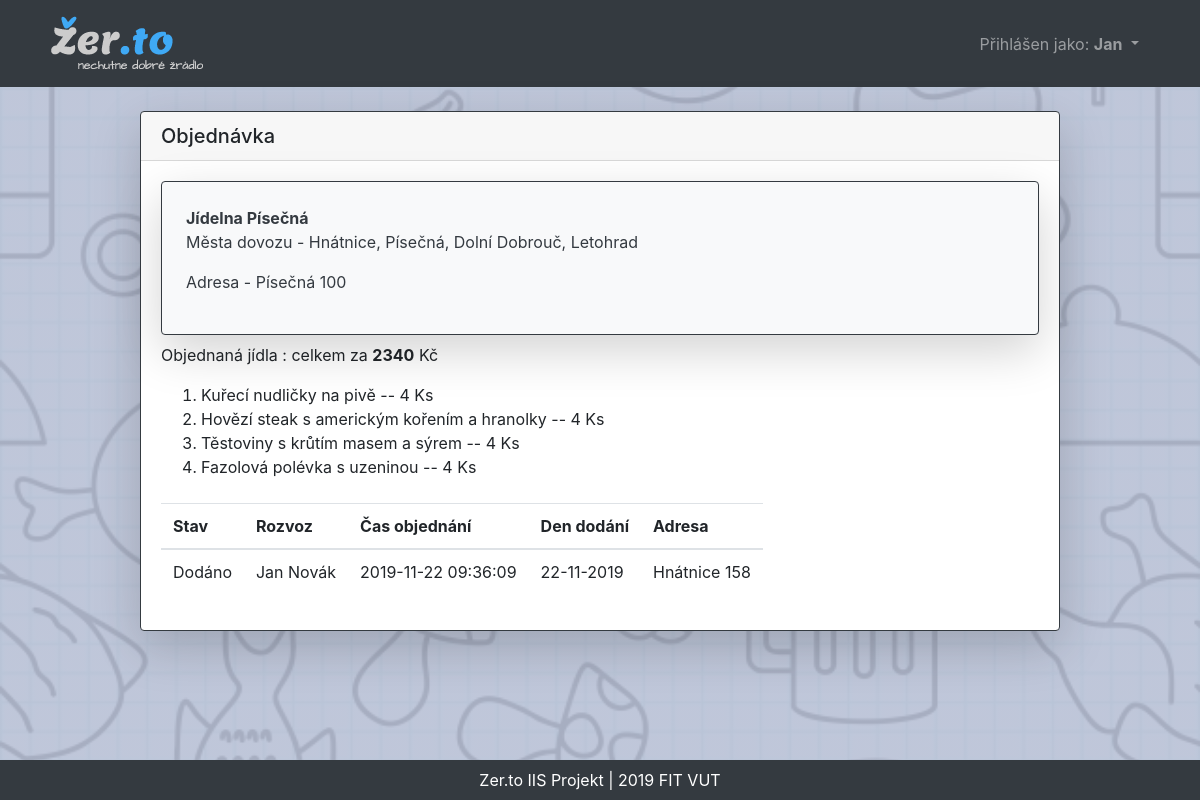
Page /IIS/jidlo/objednavka.php?obj=2 (signed in) on the committed database.
### tables this page shows
CREATE TABLE `jidelna` (
  `id` int(11) NOT NULL,
  `nazev` varchar(200) NOT NULL,
  `mesto` varchar(100) NOT NULL,
  `adresa` varchar(200) NOT NULL,
  `operator` int(11) DEFAULT NULL,
  `stav` bit(1) NOT NULL DEFAULT b'0'
);

CREATE TABLE `objednavka` (
  `id` int(11) NOT NULL,
  `user` int(11) NOT NULL,
  `stav` varchar(150) NOT NULL DEFAULT 'Čekání',
  `ridic` int(11) DEFAULT NULL,
  `cena` int(11) NOT NULL,
  `cas_objednani` timestamp NOT NULL DEFAULT '0000-00-00 00:00:00' ON UPDATE CURRENT_TIMESTAMP,
  `den_dodani` date NOT NULL,
  `mesto` varchar(100) NOT NULL,
  `adresa` varchar(200) NOT NULL,
  `jidelna` int(11) NOT NULL,
  `kod` int(11) DEFAULT NULL
);

CREATE TABLE `objednana_jidla` (
  `id` int(11) NOT NULL,
  `objednavka` int(11) NOT NULL,
  `jidlo` int(11) NOT NULL,
  `pocet` int(11) NOT NULL
);

CREATE TABLE `jidlo` (
  `id` int(11) NOT NULL,
  `nazev` varchar(200) NOT NULL,
  `popis` text NOT NULL,
  `typ` varchar(100) NOT NULL,
  `ob` varchar(200) DEFAULT NULL,
  `cena` int(11) DEFAULT NULL
);

CREATE TABLE `user` (
  `id` int(11) NOT NULL,
  `jmeno` varchar(150) DEFAULT NULL,
  `prijmeni` varchar(150) DEFAULT NULL,
  `email` varchar(200) NOT NULL,
  `password` varchar(200) DEFAULT NULL,
  `mesto` varchar(100) DEFAULT NULL,
  `adresa` varchar(200) DEFAULT NULL,
  `telefon` int(11) DEFAULT NULL,
  `prava` int(11) NOT NULL DEFAULT '5'
);

### IIS/functions.php (called while the page is built, shortened)
<?php
function dbconnect(){
	$db = new mysqli("","","","");
    $db->set_charset("UTF8");
    return $db;
}
function getMestaDovozu($id){
    $sql = "SELECT mesto FROM mesta_dovozu WHERE jidelna = $id";
    $db = dbconnect();
    $mesta_dovozu = "";
    $prvni = true;
    $load_mesta_dovozu = $db->query($sql);
    if($load_mesta_dovozu->num_rows>0){
        while($row = $load_mesta_dovozu->fetch_assoc()){
            if($prvni){
                $mesta_dovozu = $row['mesto'];
                $prvni = false;
            }else{
                $mesta_dovozu = $mesta_dovozu.", ".$row['mesto'];
            }
        }
    }
    return $mesta_dovozu == "" ? "-" : $mesta_dovozu;
}
function dateDTH(string $a){
    $rok = substr($a, 0, 4);
    $mes = substr($a, 5, 2);
    $den = substr($a, 8, 2);
    return "$den-$mes-$rok";
}
?>

### IIS/jidlo/objednavka.php (the view, shortened to what this page needs)
<?php
include '../functions.php';
    ?><script>
<!DOCTYPE html>
<html>
	<head>
        <link rel="stylesheet" href="https://stackpath.bootstrapcdn.com/bootstrap/4.4.0/css/bootstrap.min.css" />
        <link rel="stylesheet" href="../styles/styles.css" />
    </head>
	<body>
        <nav class='mb-4 navbar navbar-expand-lg navbar-dark bg-dark'>
            <div class='container'>
                <a class='navbar-brand' href='../index.php'><img src='../pic/logo/logo.png' /></a>
                    <div class='collapse navbar-collapse' id='navbarSupportedContent-4'>
                        <ul class='navbar-nav ml-auto'>
                        <?php
                            if(isset($_SESSION['jmeno'])){
                                echo "
                                <li class='nav-link dropdown'>
                                    <span class='nav-link dropdown-toggle' id='navbarDropdownMenuLink-4' data-toggle='dropdown' aria-haspopup='true' aria-expanded='false'>Přihlášen jako:
                                    <b>".$_SESSION['jmeno']."</b>
                                    </span>
                                    <div class='dropdown-menu dropdown-menu-right' aria-labelledby='navbarDropdownMenuLink-4'>
                                    ";
                            echo "</div></nav>";
            }
        ?>
    <main class="container">
        <section class="row justify-content-md-center">
            <div class="col col-md-10">
                <div class="card shadow-lg border-dark">
                <h5 class="card-header">Objednávka</h5>
                    <div class="card-body">
                <?php
                    if(isset($_GET['obj'])){
                        if(filter_input(INPUT_GET, "obj", FILTER_VALIDATE_INT))
                            $obj = filter_input(INPUT_GET, "obj", FILTER_SANITIZE_NUMBER_INT);
                        else
                            echo "<p class='alert alert-danger border-danger text-center my-2'>Špatné číslo objednávky!</p>";
                    }else if(isset($_GET['kod'])){
                        if(filter_input(INPUT_GET, "kod", FILTER_VALIDATE_INT))
                            $kod = filter_input(INPUT_GET, "kod", FILTER_SANITIZE_NUMBER_INT);
                        else
                            echo "<p class='alert alert-danger border-danger text-center my-2'>Špatný kód objednávky!</p>";
                    }
                        ?><script>
                        </script><?php
                    if(isset($obj)){
                        $db = dbconnect();
                        $userId = $_SESSION['id'];
                        $sql_kontrola = "SELECT id FROM objednavka WHERE id = $obj AND user = $userId";
                        $kontrola = $db->query($sql_kontrola);
                        if($kontrola->num_rows>0 || $_SESSION['prava'] <= 3){
                            loadObj($obj, 0);
                        }else{
                            echo "<p class='alert alert-danger border-danger text-center my-2'>Nemáte právo zobrazovat tuto objednávku!</p>";
                        }
                    }else if(isset($kod)){
                        loadObj(0, $kod);
                    }
                    function loadObj($obj, $kod){
                        $db = dbconnect();
                        if($kod == 0)
                            $sql_obj = "SELECT id, user, stav, ridic, cena, cas_objednani, den_dodani, mesto, adresa, jidelna FROM objednavka WHERE id = $obj";
                        else
                            $sql_obj = "SELECT id, user, stav, ridic, cena, cas_objednani, den_dodani, mesto, adresa, jidelna FROM objednavka WHERE kod = $kod";
                        if($obje = $db->prepare($sql_obj)){
                            $obje->execute();
                            $obje->bind_result($obj, $user, $stav, $ridic, $cena, $cas_objednani, $den_dodani, $mestoobj, $adresaobj, $jidelna);
                            if($obje->fetch()){
                                $sql = "SELECT nazev, adresa, mesto FROM jidelna WHERE id = $jidelna AND stav = 1";
                                if($jidelny = $db->prepare($sql)){
                                    $jidelny->execute();
                                    $jidelny->bind_result($nazev, $adresa, $mesto);
                                    if($jidelny->fetch()){
                                        echo "<article class='card p-4 mb-2 border-dark bg-light shadow-lg'>";
                                        echo "<a class='text-decoration-none text-dark' href='./jidelnicek.php?jidelna=$jidelna'>";
                                        echo "<b>$nazev</b>";
                                        echo "<p>Města dovozu - ".getMestaDovozu($jidelna)."</p>";
                                        echo "<p>Adresa - $mesto $adresa</p>";
                                        echo "</a></article>";
                                    }else{
                                        echo "<p class='alert alert-danger border-danger text-center my-2'>Nepodařilo se načíst jídelnu!</p>";
                                    }
                                }else{
                                    echo "<p class='alert alert-danger border-danger text-center my-2'>Nepodařilo se načíst jídelnu!</p>";
                                }
                                echo "<p>Objednaná jídla : celkem za <strong>$cena</strong> Kč</p>";
                                $sql_obj_jidl = "SELECT jidlo, pocet FROM objednana_jidla WHERE objednavka = $obj";
                                $obj_jidla = $db->query($sql_obj_jidl);
                                if($obj_jidla->num_rows>0){
                                    echo "<ol>";
                                    while($row = $obj_jidla->fetch_assoc()){
                                        $sql_jidlo_info = "SELECT nazev FROM jidlo WHERE id = ".$row['jidlo'];
                                        $jidlo_info = $db->prepare($sql_jidlo_info);
                                        $jidlo_info->execute();
                                        $jidlo_info->bind_result($nazev);
                                        if($jidlo_info->fetch()){
                                            echo "<li>$nazev -- ".$row['pocet']." Ks</li>";
                                        }
                                    }
                                    echo "</ol>";
                                }
                                echo "<table class='table table-responsive table-hover mt-4'>
                                <thead>
                                    <tr>
                                        <th scope='col'>Stav</th>
                                        <th scope='col'>Rozvoz</th>
                                        <th scope='col'>Čas objednání</th>
                                        <th scope='col'>Den dodání</th>
                                        <th scope='col'>Adresa</th>
                                    </tr>
                                </thead><tr>
                                <tbody>";
                                echo "<td>$stav</td>";
                                $sql_ridic = "SELECT jmeno, prijmeni FROM user WHERE id = $ridic";
                                if($ridic = $db->prepare($sql_ridic)){
                                    $ridic->execute();
                                    $ridic->bind_result($jmeno, $prijmeni);
                                    if($ridic->fetch()){
                                        echo "<td>$jmeno $prijmeni</td>";
                                    }
                                }else
					echo "<td>-</td>";
                                echo "<td>$cas_objednani</td>";
                                echo "<td>" . dateDTH($den_dodani)."</td>";
                                echo "<td>$mestoobj $adresaobj</td>";
                                echo" </tr></tbody></table>
                                ";
                            }
                        }
                    }
                    ?>
                    </div>
                </div>
            </div>
        </section>
    </main>
    <footer class="mt-4">
        <div class="bg-dark p-2 text-center text-white footer">
            Zer.to IIS Projekt | 2019 FIT VUT
        </div>
	</footer>
    </body>
</html>

### IIS/styles/styles.css (style rules this page uses)
html { height: 100%; margin: 0; padding: 0; }
body { background: linear-gradient(rgba(185, 193, 214, 0.9), rgba(185, 193, 214, 0.9)), url("../pic/logo/bgd.jpg") #FFF; background-size: cover; min-height: 100%; margin: 0; padding: 0 0 100px 0; position: relative; }
.footer { position: absolute; bottom: 0; width: 100%; }

### rows in the picture
jidelna: nazev "Jídelna Písečná", mesto "Písečná", adresa "100"
objednavka: cena "2340", stav "Dodáno", cas_objednani "2019-11-22 09:36:09", den_dodani "22-11-2019", mesto "Hnátnice", adresa "158"
objednana_jidla: jidlo.nazev "Kuřecí nudličky na pivě", pocet "4"
objednana_jidla: jidlo.nazev "Hovězí steak s americkým kořením a hranolky", pocet "4"
objednana_jidla: jidlo.nazev "Těstoviny s krůtím masem a sýrem", pocet "4"
objednana_jidla: jidlo.nazev "Fazolová polévka s uzeninou", pocet "4"
user: jmeno "Jan", prijmeni "Novák"

### other values in the picture
$_SESSION['jmeno'] "Jan"
getMestaDovozu($jidelna) "Hnátnice, Písečná, Dolní Dobrouč, Letohrad"
